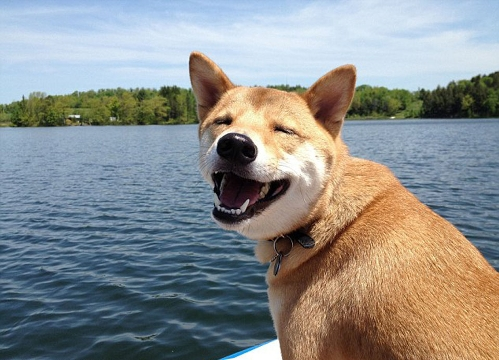
#> input picture opencv/代码/dog.jpeg, 499 x 360 px
$ jupyter execute '滤波器(一).ipynb'
#> lines starting #> are read from the running program, lines starting #| are printed output that depends on the picture
[cell 1]
import numpy as np
import cv2

### 卷积操作

[cell 2]
# opencv提供了卷积操作的函数.
dog = cv2.imread('./dog.jpeg')
#> dog is the input picture: shape (360, 499, 3); mean B, G, R 141, 141.9, 139.7
gray_dog = cv2.cvtColor(dog, cv2.COLOR_BGR2GRAY)
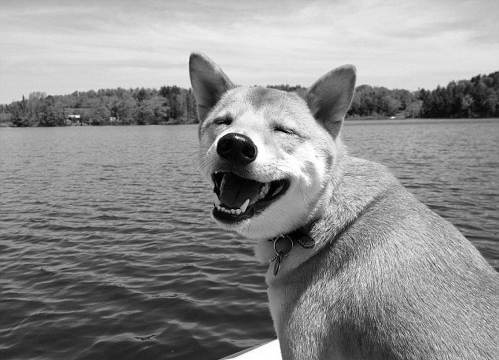
#> gray_dog: shape (360, 499); min 0, max 255, mean 141.2

# kernel = np.array([[-1, -1, -1], [-1, 8, -1], [-1, -1, -1]], dtype=np.float32)
# 锐化
# kernel = np.array([[0, -1, 0], [-1, 5, -1], [0, -1, 0]], dtype=np.float32)
# 浮雕
kernel = np.array([[-1, -1, 0], [-1, 0, 1], [1, 1, 0]], dtype=np.float32)

# opencv中默认会补0, 保持图片大小不变.
dst = cv2.filter2D(gray_dog, -1, kernel)
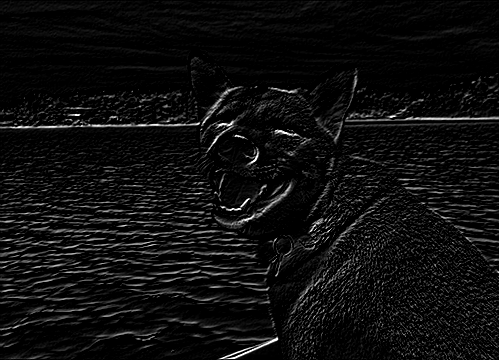
#> dst: shape (360, 499); min 0, max 255, mean 14.6

cv2.imshow('dog', np.hstack((gray_dog, dst)))
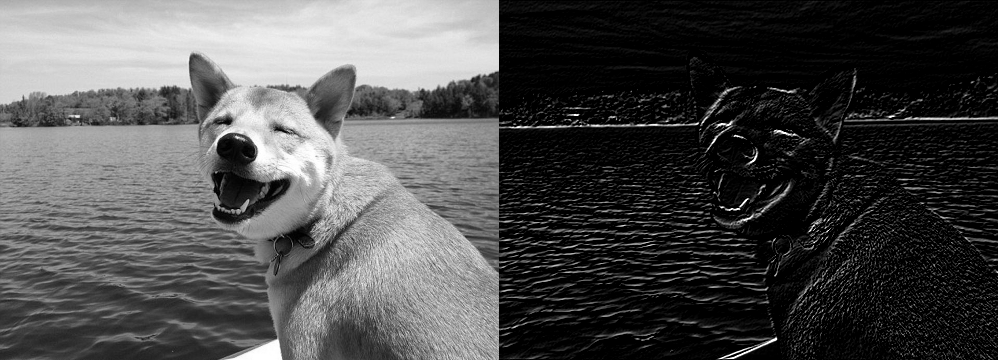
#> window 'dog': shape (360, 998); min 0, max 255, mean 77.9

cv2.waitKey(0)
cv2.destroyAllWindows()

[cell 3]
# OpenCV图像卷积操作
import cv2
import numpy as np

#导入图片
img = cv2.imread('./dog.jpeg')

# 相当于原始图片中的每个点都被平均了一下, 所以图像变模糊了.
kernel = np.ones((5, 5), np.float32) / 25
# ddepth = -1 表示图片的数据类型不变
dst = cv2.filter2D(img, -1, kernel)
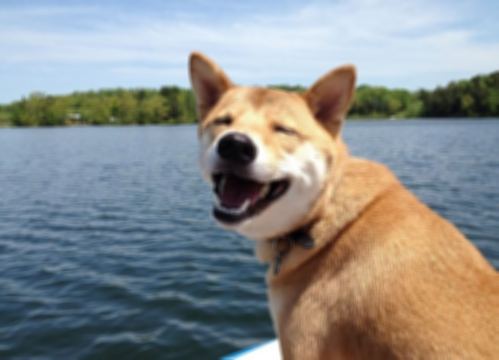
#> dst: shape (360, 499, 3); mean B, G, R 141, 141.9, 139.7

# 很明显卷积之后的图片模糊了.
cv2.imshow('img', np.hstack((img, dst)))
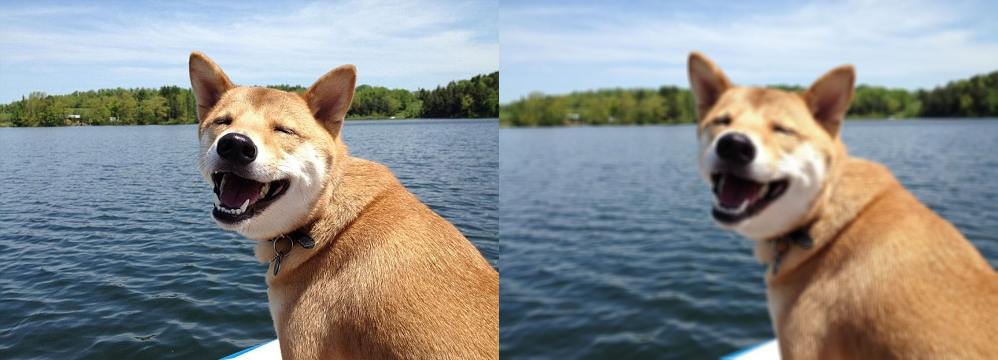
#> window 'img': shape (360, 998, 3); mean B, G, R 141, 141.9, 139.7

cv2.waitKey(0)
cv2.destroyAllWindows()

### 方盒滤波和均值滤波

$$[\texttt{K} =  \alpha \begin{bmatrix} 1 & 1 & 1 &  \cdots & 1 & 1  \\ 1 & 1 & 1 &  \cdots & 1 & 1  \\ \hdotsfor{6} \\ 1 & 1 & 1 &  \cdots & 1 & 1 \end{bmatrix}$$

[cell 4]
import cv2
import numpy as np

#导入图片
img = cv2.imread('./dog.jpeg')

# kernel = np.ones((5, 5), np.float32)
# 只需要指定卷积核大小
# normalize默认=True
dst = cv2.boxFilter(img, -1, (5, 5), normalize=True)

# 很明显卷积之后的图片模糊了.
cv2.imshow('img', np.hstack((img, dst)))

cv2.waitKey(0)
cv2.destroyAllWindows()

[cell 5]
# 方盒滤波和均值滤波其实是一样的.
import cv2
import numpy as np

#导入图片
img = cv2.imread('./dog.jpeg')

# kernel = np.ones((5, 5), np.float32)
# 只需要指定卷积核大小
# normalize默认=True
dst = cv2.blur(img, (9, 9))
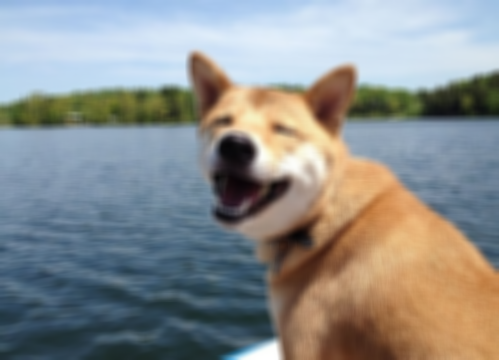
#> dst: shape (360, 499, 3); mean B, G, R 141, 141.9, 139.7

# 很明显卷积之后的图片模糊了.
cv2.imshow('img', np.hstack((img, dst)))

cv2.waitKey(0)
cv2.destroyAllWindows()

$ run again, with opencv/代码/1.jpeg copied over opencv/代码/dog.jpeg
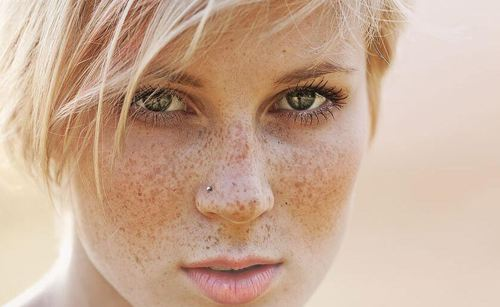
#> input picture opencv/代码/1.jpeg, 500 x 307 px
#> dog is the input picture: shape (307, 500, 3); mean B, G, R 150.1, 171.5, 201.9
#> `cv2.imshow('img', np.hstack((img, dst)))`:
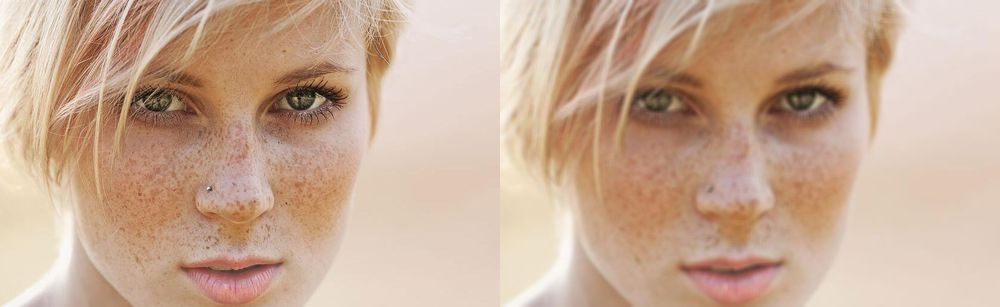
#> window 'img': shape (307, 1000, 3); mean B, G, R 150.1, 171.5, 201.9
#> `dst = cv2.blur(img, (9, 9))`:
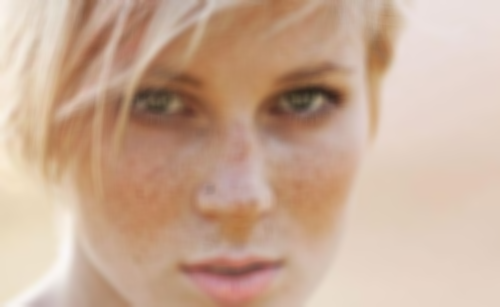
#> dst: shape (307, 500, 3); mean B, G, R 150.1, 171.5, 201.9

$ run again, with opencv/代码/2.jpeg copied over opencv/代码/dog.jpeg
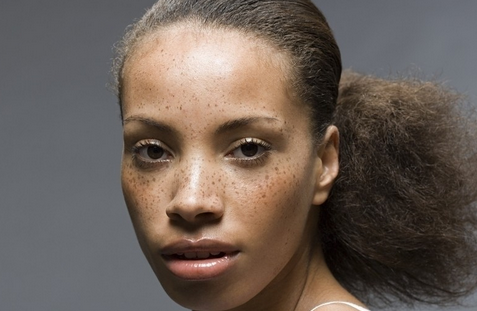
#> input picture opencv/代码/2.jpeg, 477 x 311 px
#> dog is the input picture: shape (311, 477, 3); mean B, G, R 86.2, 94.3, 106.8
#> `cv2.imshow('img', np.hstack((img, dst)))`:
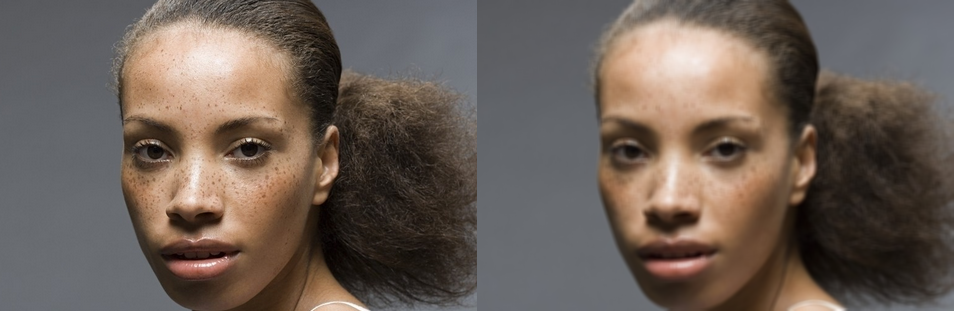
#> window 'img': shape (311, 954, 3); mean B, G, R 86.2, 94.3, 106.8
#> `dst = cv2.blur(img, (9, 9))`:
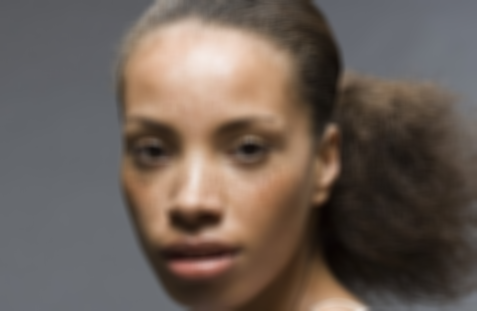
#> dst: shape (311, 477, 3); mean B, G, R 86.2, 94.3, 106.8

$ run again, with opencv/代码/cat.jpeg copied over opencv/代码/dog.jpeg
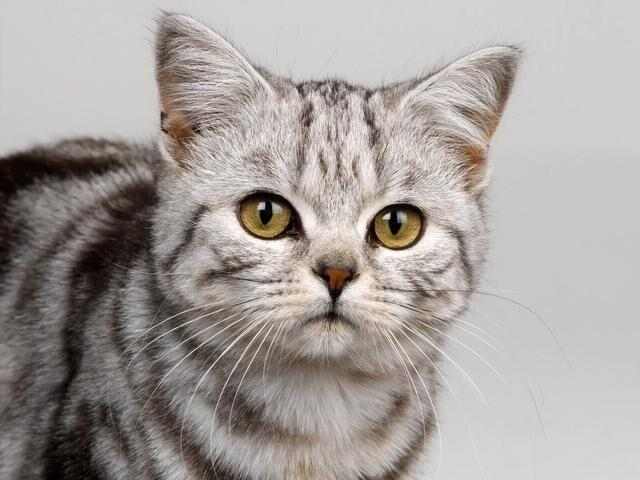
#> input picture opencv/代码/cat.jpeg, 640 x 480 px
#> dog is the input picture: shape (480, 640, 3); mean B, G, R 156.1, 159.8, 165.8
#> `cv2.imshow('img', np.hstack((img, dst)))`:
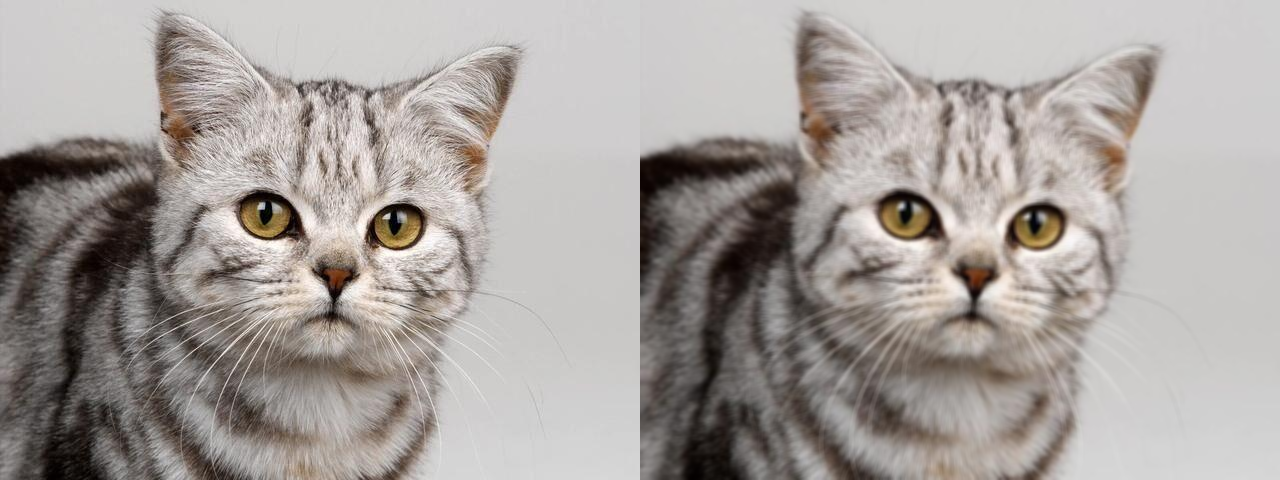
#> window 'img': shape (480, 1280, 3); mean B, G, R 156.1, 159.8, 165.8
#> `dst = cv2.blur(img, (9, 9))`:
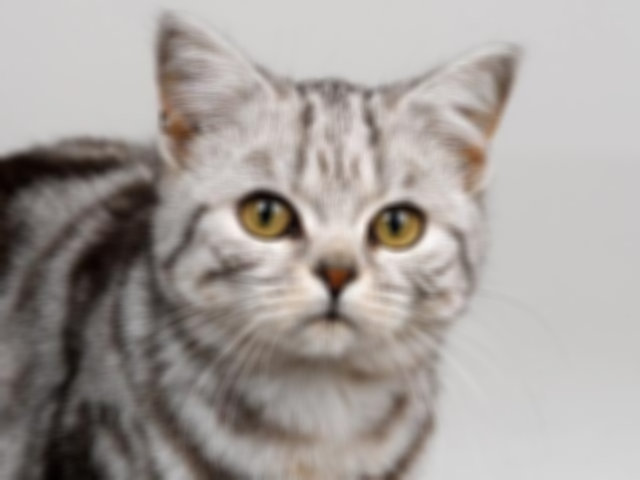
#> dst: shape (480, 640, 3); mean B, G, R 156.1, 159.8, 165.8
